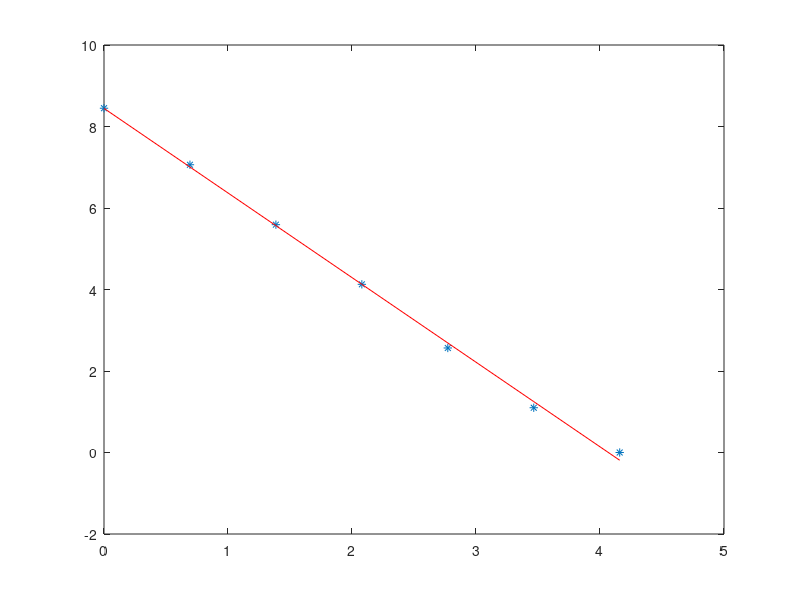

The MATLAB script that drew this image:
x=[1,2,4,8,16,32,64];
y=[4669,1166,268,62,13,3,1];
p = polyfit(log(x),log(y),1);
y1=polyval(p,log(x));
plot(log(x),log(y),'*');
hold on;
plot(log(x),y1,'r')